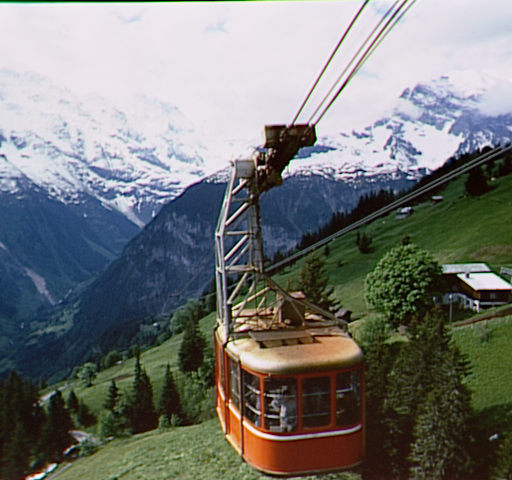
#> input picture cablecar.bmp, 512 x 480 px
$ python part2_block_traversal.py
#> lines starting #> are read from the running program, lines starting #| are printed output that depends on the picture
import cv2

# ============================================================
# PARTIE 2 : Parcours d'une image bloc par bloc
# ============================================================

# Lire l'image
img = cv2.imread('../cablecar.bmp')
#> img is the input picture: shape (480, 512, 3); mean B, G, R 117.6, 120, 117.9

if img is None:
    print("Erreur : Impossible de charger l'image.")
else:
    height, width, _ = img.shape
#> height = 480; width = 512

    # Définir la taille des blocs (ici : moitié de la largeur)
    block_size = int(width / 2)
#> block_size = 256

    print(f"Image : {width}x{height} | Taille bloc : {block_size}px")
#| Image : 512x480 | Taille bloc : 256px
    print("-" * 50)

    # Parcourir l'image bloc par bloc
    for y in range(0, height, block_size):
        for x in range(0, width, block_size):
            # Limites du bloc (pour gérer les bords)
            y_end = min(y + block_size, height)
            x_end = min(x + block_size, width)

            # Extraire le bloc
            block = img[y:y_end, x:x_end]

            # Afficher les coordonnées du bloc
            print(f"Bloc ({x}, {y}) → ({x_end}, {y_end})")

            # Afficher le bloc dans une fenêtre
            cv2.imshow("Bloc", block)
            cv2.waitKey(0)    # Attendre 500ms avant le prochain bloc
#> this loop made 2 passes
#> pass 1, `cv2.imshow("Bloc", block)`:
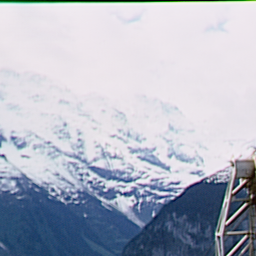
#> window 'Bloc': shape (256, 256, 3); mean B, G, R 195.2, 181.1, 176
#> pass 1, `cv2.imshow("Bloc", block)`:
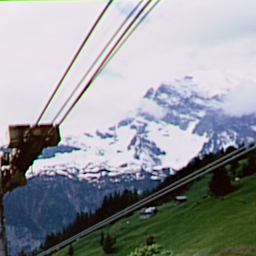
#> window 'Bloc': shape (256, 256, 3); mean B, G, R 155.5, 150.8, 147.5
#> pass 2, `cv2.imshow("Bloc", block)`:
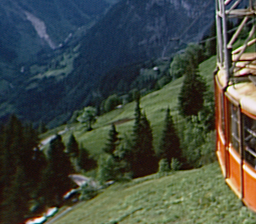
#> window 'Bloc': shape (224, 256, 3); mean B, G, R 65.6, 74.2, 66.7
#> pass 2, `cv2.imshow("Bloc", block)`:
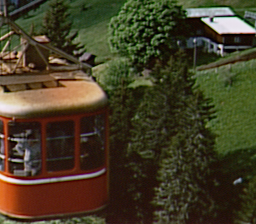
#> window 'Bloc': shape (224, 256, 3); mean B, G, R 37.7, 60.7, 68.8

    cv2.destroyAllWindows()
    print("Parcours terminé.")

$ run again, with exercise2_border.png saved as cablecar.bmp
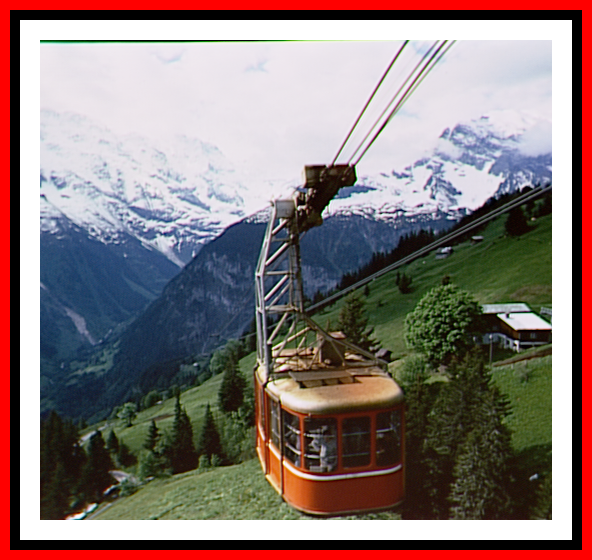
#> input picture exercise2_border.png, 592 x 560 px
#> img is the input picture: shape (560, 592, 3); mean B, G, R 119, 120.7, 136.6
#| Image : 592x560 | Taille bloc : 296px
#> the loop `for y in range(0, height, block_size):` made 2 passes
#> pass 1, `cv2.imshow("Bloc", block)`:
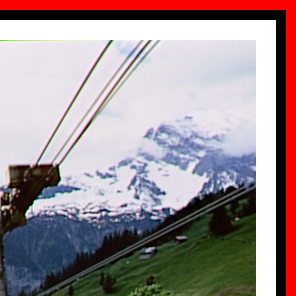
#> window 'Bloc': shape (296, 296, 3); mean B, G, R 147.3, 143.8, 158.3
#> pass 2, `cv2.imshow("Bloc", block)`:
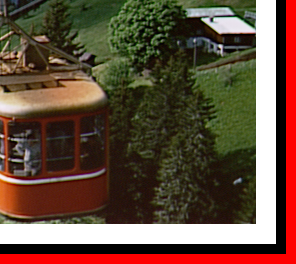
#> window 'Bloc': shape (264, 296, 3); mean B, G, R 60.3, 77.2, 101
